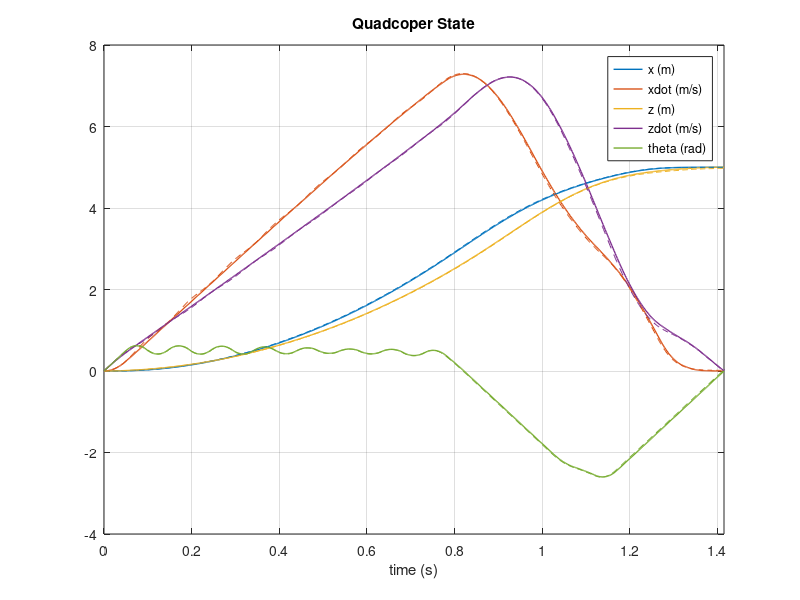
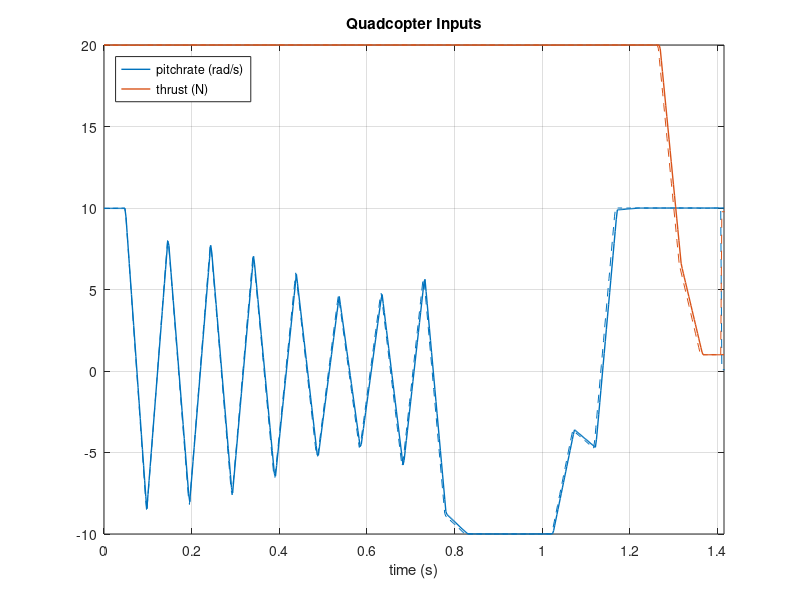

Here is the MATLAB script that generated these plots, in order:
function AnalysisOfOptimalTrajectory
close all
load traj
topt = t;
xopt = x;
uopt = u;

load data
tsim = processdata.t;
xsim = [processdata.x; processdata.xdot; processdata.z; processdata.zdot; processdata.theta];
usim = [controllerdata.actuators.pitchrate; controllerdata.actuators.thrust];

clf;

% Get MATLAB's standard list of colors
colorList = get(gca,'ColorOrder');

% Comment from here (State)
figure(1)
plot(topt,xopt,'-','linewidth',1);
hold on;
for i=1:size(xopt,1)
    plot(tsim,xsim(i,:),'--','color',colorList(i,:));
end
title('Quadcoper State')
legend('x (m)','xdot (m/s)','z (m)','zdot (m/s)','theta (rad)');
xlabel('time (s)')
grid on
% To here
xlim([topt(1) topt(end)]);

% Comment from here (Input)
figure(2)
plot(topt,uopt,'-','linewidth',1);
hold on;
for i=1:size(uopt,1)
    plot(tsim,usim(i,:),'--','color',colorList(i,:));
end
legend('pitchrate (rad/s)','thrust (N)','location','northwest');
title('Quadcopter Inputs')
xlabel('time (s)')
grid on
% To here

xlim([topt(1) topt(end)]);

end